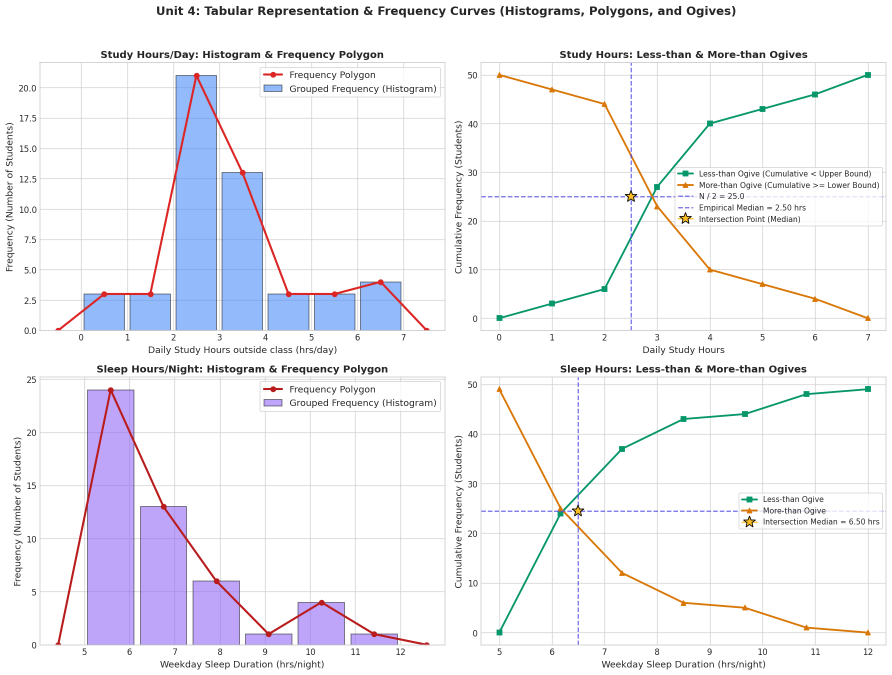
#> input picture figures/figures_eda/eda_fig01_frequency_polygon_ogive.png, 1784 x 1350 px, found by its file name (shown at 1/2 size)
$ python create_figures_pdf.py
#> lines starting #> are read from the running program, lines starting #| are printed output that depends on the picture
import os
from PIL import Image

def generate_pdf():
    candidates = ['figures/figures_eda', '../figures/figures_eda', 'figures_eda', '/home/mayank_kumar_388/Courses/Sem 5/Data Handling & Visualization/Course Project/figures/figures_eda']
    fig_dir = next((p for p in candidates if os.path.exists(p)), None)
    if not fig_dir:
        raise FileNotFoundError('figures_eda directory not found.')

    out_pdf = 'reports/analysis_figures.pdf'
    os.makedirs(os.path.dirname(out_pdf), exist_ok=True)

    files = [
        'eda_fig01_frequency_polygon_ogive.png',
        'eda_fig02_normalization_comparison.png',
        'eda_fig03_outliers_leverage_cooks.png',
        'eda_fig04_descriptive_distributions.png',
        'eda_fig05_categorical_crosstabs.png',
        'eda_fig06_correlation_heatmap_annotated.png',
        'eda_fig07_anova_group_comparisons.png',
        'eda_fig08_regression_diagnostics.png',
        'eda_fig09_multivariate_interactions.png',
        'eda_fig10_executive_storytelling_dashboard.png'
    ]

    imgs = [Image.open(os.path.join(fig_dir, f)).convert('RGB') for f in files]
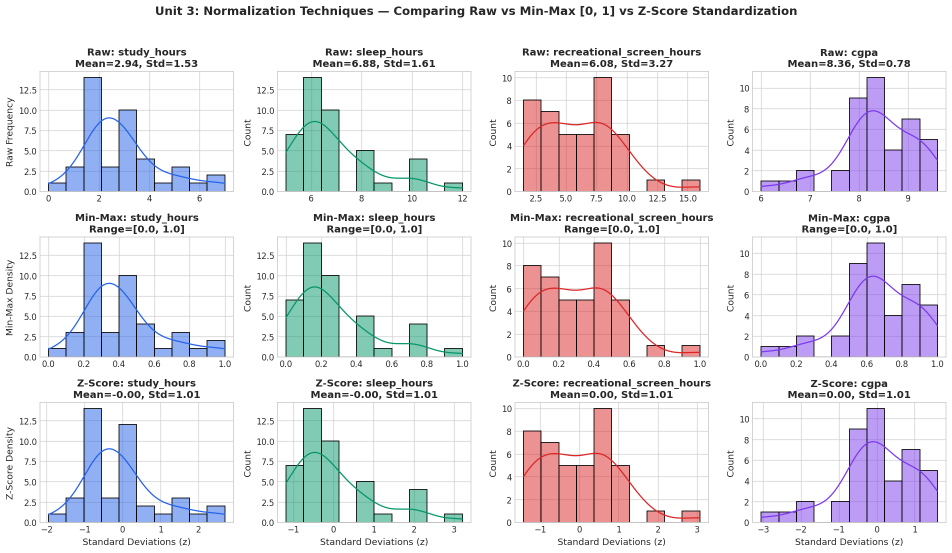
#> input picture figures/figures_eda/eda_fig02_normalization_comparison.png, 1904 x 1105 px, found by its file name (shown at 1/2 size)
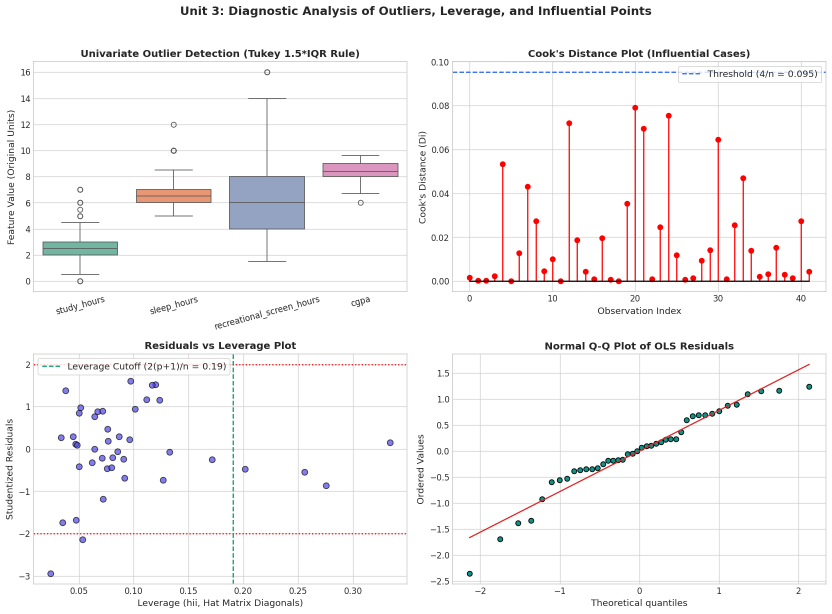
#> input picture figures/figures_eda/eda_fig03_outliers_leverage_cooks.png, 1664 x 1228 px, found by its file name (shown at 1/2 size)
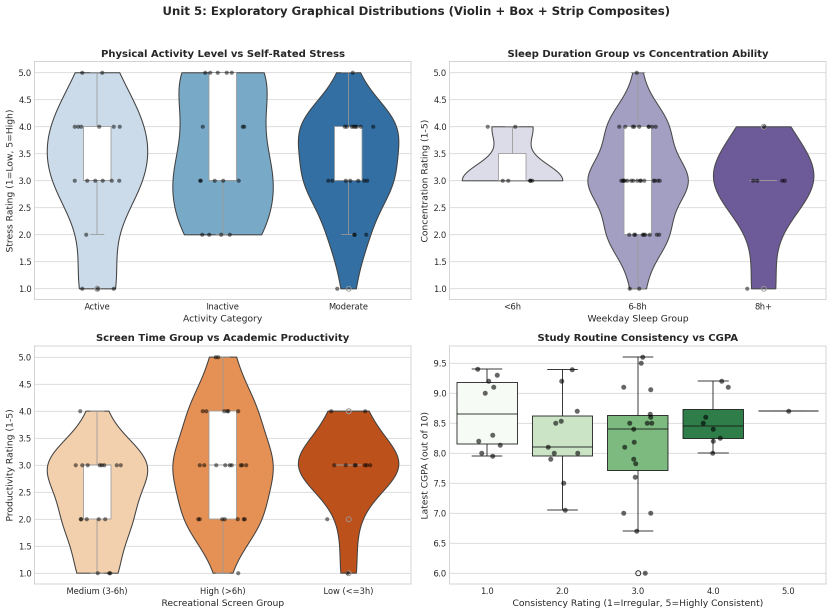
#> input picture figures/figures_eda/eda_fig04_descriptive_distributions.png, 1664 x 1228 px, found by its file name (shown at 1/2 size)
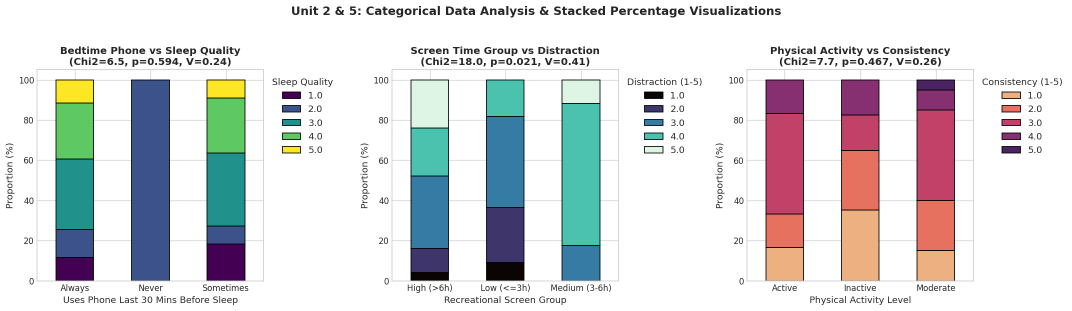
#> input picture figures/figures_eda/eda_fig05_categorical_crosstabs.png, 2144 x 622 px, found by its file name (shown at 1/2 size)
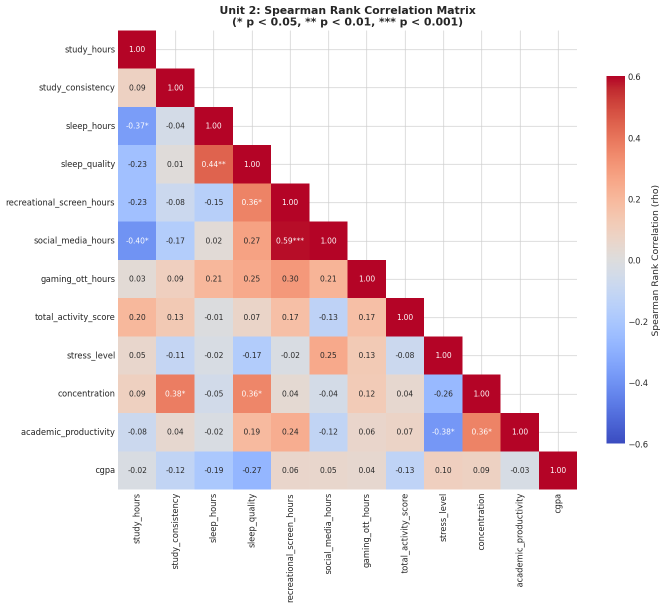
#> input picture figures/figures_eda/eda_fig06_correlation_heatmap_annotated.png, 1332 x 1215 px, found by its file name (shown at 1/2 size)
    imgs[0].save(out_pdf, save_all=True, append_images=imgs[1:], resolution=150.0)
    print(f'Successfully compiled {out_pdf} with all 10 figures ({round(os.path.getsize(out_pdf)/(1024*1024), 2)} MB)!')

if __name__ == '__main__':
#> (the run stopped early here; a loop or call above may not have finished)
